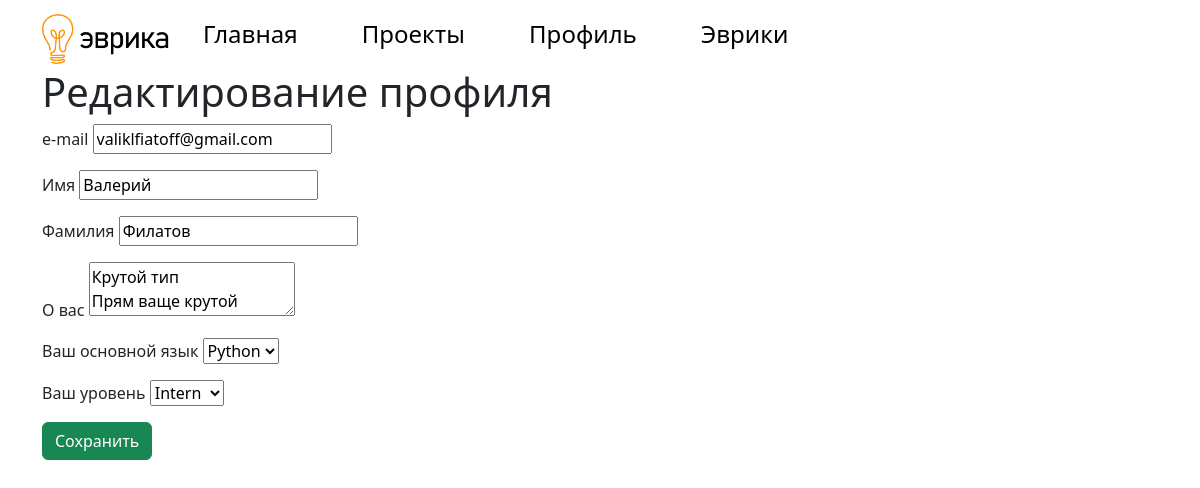
Before: /profile/edit (signed in) with the older database file.
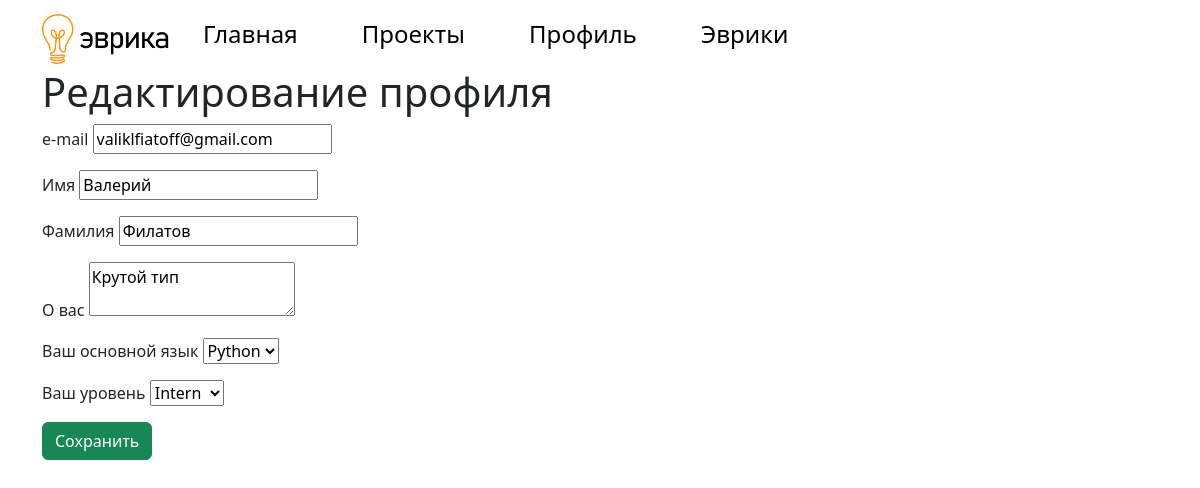
After: the same page with the newer database file.
### main.py (models this page shows, shortened)
class User(UserMixin, db.Model):
    id = db.Column(db.Integer, primary_key=True)
    nick = db.Column(db.String(16), nullable=False)
    email = db.Column(db.String, nullable=False)
    name = db.Column(db.String)
    second_name = db.Column(db.String)
    about = db.Column(db.Text)
    level = db.Column(db.String, nullable=False)
    main_language = db.Column(db.String, nullable=False)
    password = db.Column(db.String, nullable=False)

### main.py (the view, shortened to what this page needs)
@app.route('/profile/edit', methods=['GET', 'POST'])
@login_required
def edit_profile():
    user = current_user
    return render_template('edit_profile.html', title='Редактирование профиля', user=current_user)

### main.py (called while the page is built)
@login_manager.user_loader
def load_user(user_id):
    return User.query.get(user_id)

### templates/edit_profile.html (shortened to what this page needs)
{% extends 'base.html' %}
{% block body %}
<h1>Редактирование профиля</h1>
<form method="post">
    <p><label for="email">e-mail</label>
    <input type="text" value="{{user.email}}" name="email" id="email"></p>
    <p><label for="name">Имя</label>
        <input type="text" value="{% if user.name %}{{user.name}}{%endif%}" name="name" id="name"></p>
    <p><label for="second_name">Фамилия</label>
    <input type="text" value="{% if user.second_name %}{{user.second_name}}{%endif%}" name="second_name" id="second_name"></p>
    <p><label for="about">О вас</label>
    <textarea name="about" id="about">{% if user.about %}{{user.about}}{%endif%}</textarea></p>
    <p><label for="main_language">Ваш основной язык</label>
    <select name="main_language" id="main_language">
        <option value="Python">Python</option>
    </select></p>
    <p><label for="level">Ваш уровень</label>
    <select name="level" id="level">
        <option value="Intern">Intern</option>
    </select></p>
    <button type="submit" class="btn btn-success">Сохранить</button>
</form>
{% endblock %}

Changed rows visible on the page:
changed User "valiklfiatoff@gmail.com": about "Крутой тип Прям ваще крутой" → "Крутой тип"
